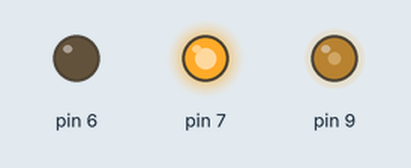
The sketch below on a simulated Arduino Uno, built with avr-gcc and run on an emulated ATmega328P. On the bench: output pins drawn as LEDs (lit = HIGH).

Above: at 0.1 s.
Timing chart, 0 to 1.6 s (numbered marks = the images above):
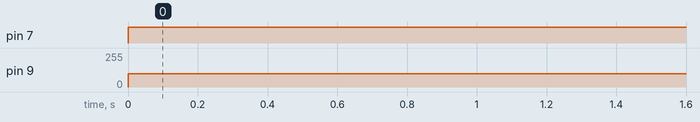

Measured:
- by itself, pin 7: LOW → HIGH at 0.00 s
- by itself, pin 9: 0/255 → 100/255 at 0.00 s

The sketch:

Motor_DC2.ino
```cpp
//Simple program with L-298 Motor Driver
void setup () {
  pinMode(6, OUTPUT);
  pinMode(7, OUTPUT);
  pinMode(9, OUTPUT);
}

void loop () {
  digitalWrite(6, LOW);
  digitalWrite(7, HIGH);
  analogWrite(9, 100);    //Analog PWM output for the speed control
}
```
